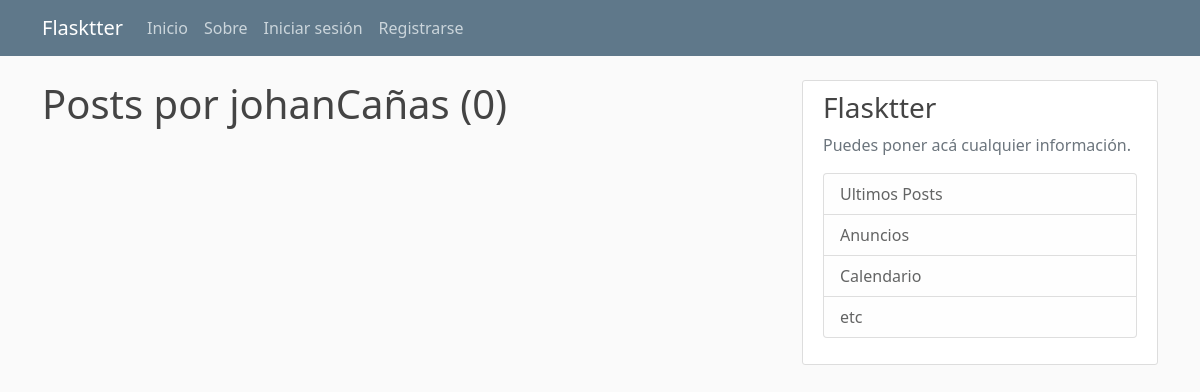
Before: /user/johanCañas with the older database file.
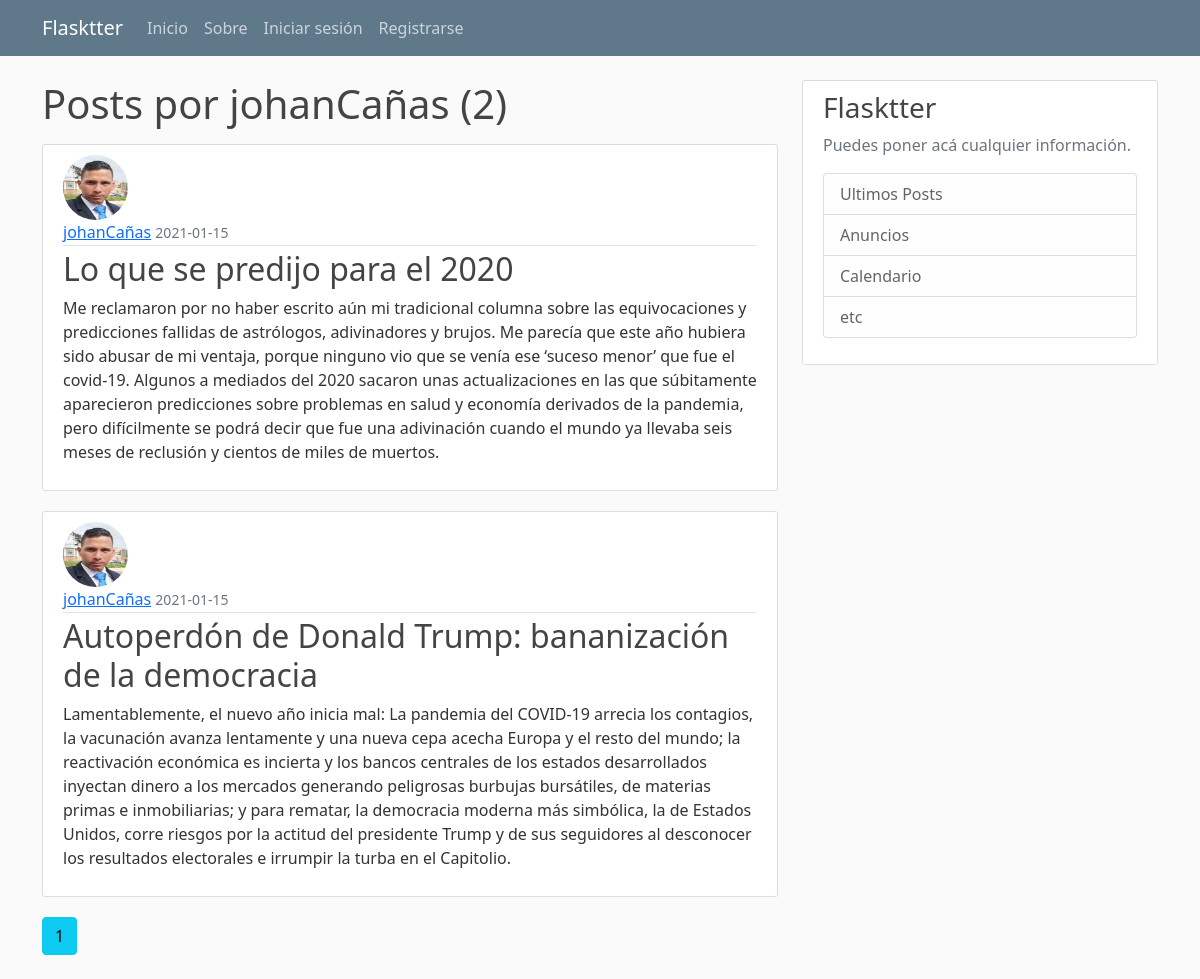
After: the same page with the newer database file.
### flaskblog/models.py (models this page shows, shortened)
class Post(db.Model):
    id= db.Column(db.Integer, primary_key=True)
    title= db.Column(db.String(100), nullable=False)
    date_posted= db.Column(db.DateTime, nullable=False, default=datetime.utcnow)
    content = db.Column(db.Text, nullable=False)
    '''se establece la relacion de el post con el usuario con su id'''
    user_id = db.Column(db.Integer, db.ForeignKey('user.id'), nullable=False)

class User(db.Model, UserMixin):
    id= db.Column(db.Integer, primary_key=True)
    username= db.Column(db.String(20), unique=True, nullable=False)
    email= db.Column(db.String(100), unique=True, nullable=False)
    image_file= db.Column(db.String(50), nullable=False, default='default.jpg')
    password= db.Column(db.String(60), nullable=False)
    '''Relacion uno a muchos '''
    post = db.relationship('Post', backref='author', lazy=True)

### flaskblog/users/routes.py (the view)
@users.route('/user/<username>')
def user_posts(username):
    user = User.query.filter_by(username=username).first_or_404()
    page = request.args.get('page', 1, type=int)
    posts = Post.query.filter_by(author=user) \
                                .order_by(Post.date_posted.desc())\
                                .paginate(per_page=3, page=page)
    return render_template('user_posts.html', posts=posts, user=user)

### flaskblog/templates/user_posts.html
{% extends 'base.html' %}
{% block content %}
    <h1 class="mb-3">Posts por {{ user.username }} ({{ posts.total }})</h1>
    {% for post in posts.items %}
        <article class="media content-section">
            <img class="rounded-circle article-img" src="{{ url_for('static', filename='profile_pics/' + post.author.image_file)}}" alt="">
            <div class="media-body">
            <div class="article-metadata">
                <a class="mr-2" href="{{ url_for('users.user_posts', username=post.author.username) }}">{{ post.author.username }}</a>
                <small class="text-muted">{{ post.date_posted.strftime('%Y-%m-%d') }}</small>
            </div>
            <h2><a class="article-title" href="{{ url_for('posts.post', post_id=post.id) }}">{{ post.title }}</a></h2>
            <p class="article-content">{{ post.content }}</p>
            </div>
        </article>
    {% endfor %}
    {% for page_num in posts.iter_pages(left_edge=1, right_edge=1, left_current=1, right_current=2) %}
        {% if page_num %}
            {% if posts.page == page_num %}
                <a class="btn btn-info mb-4" href="{{ url_for('users.user_posts', username=user.username, page=page_num) }}">{{ page_num }}</a>
            {% else %}
            <a class="btn btn-outline-info mb-4" href="{{ url_for('users.user_posts', username=user.username, page=page_num) }}">{{ page_num }}</a>
            {% endif %}
        {% else %}
            ...
        {% endif %}
    {% endfor %}
{% endblock %}

Changed rows visible on the page:
added Post: image_file (picture), author.username "johanCañas", date_posted "2021-01-15", title "Lo que se predijo para el 2020", content "Me reclamaron por no haber escrito aún mi tradicional columna sobre las equivocaciones y predicciones fallidas de astrólogos, adivinadores y brujos. Me parecía que este año hubiera sido abusar de mi ventaja, porque ninguno vio que se venía ese ‘suceso menor’ que fue el covid-19. Algunos a mediados del 2020 sacaron unas actualizaciones en las que súbitamente aparecieron predicciones sobre problemas en salud y economía derivados de la pandemia, pero difícilmente se podrá decir que fue una adivinación cuando el mundo ya llevaba seis meses de reclusión y cientos de miles de muertos."
added Post: image_file (picture), author.username "johanCañas", date_posted "2021-01-15", title "Autoperdón de Donald Trump: bananización de la democracia", content "Lamentablemente, el nuevo año inicia mal: La pandemia del COVID-19 arrecia los contagios, la vacunación avanza lentamente y una nueva cepa acecha Europa y el resto del mundo; la reactivación económica es incierta y los bancos centrales de los estados desarrollados inyectan dinero a los mercados generando peligrosas burbujas bursátiles, de materias primas e inmobiliarias; y para rematar, la democracia moderna más simbólica, la de Estados Unidos, corre riesgos por la actitud del presidente Trump y de sus seguidores al desconocer los resultados electorales e irrumpir la turba en el Capitolio."
Other visible differences:
{{ posts.total }}: "0" → "2"
new list line: "1"
